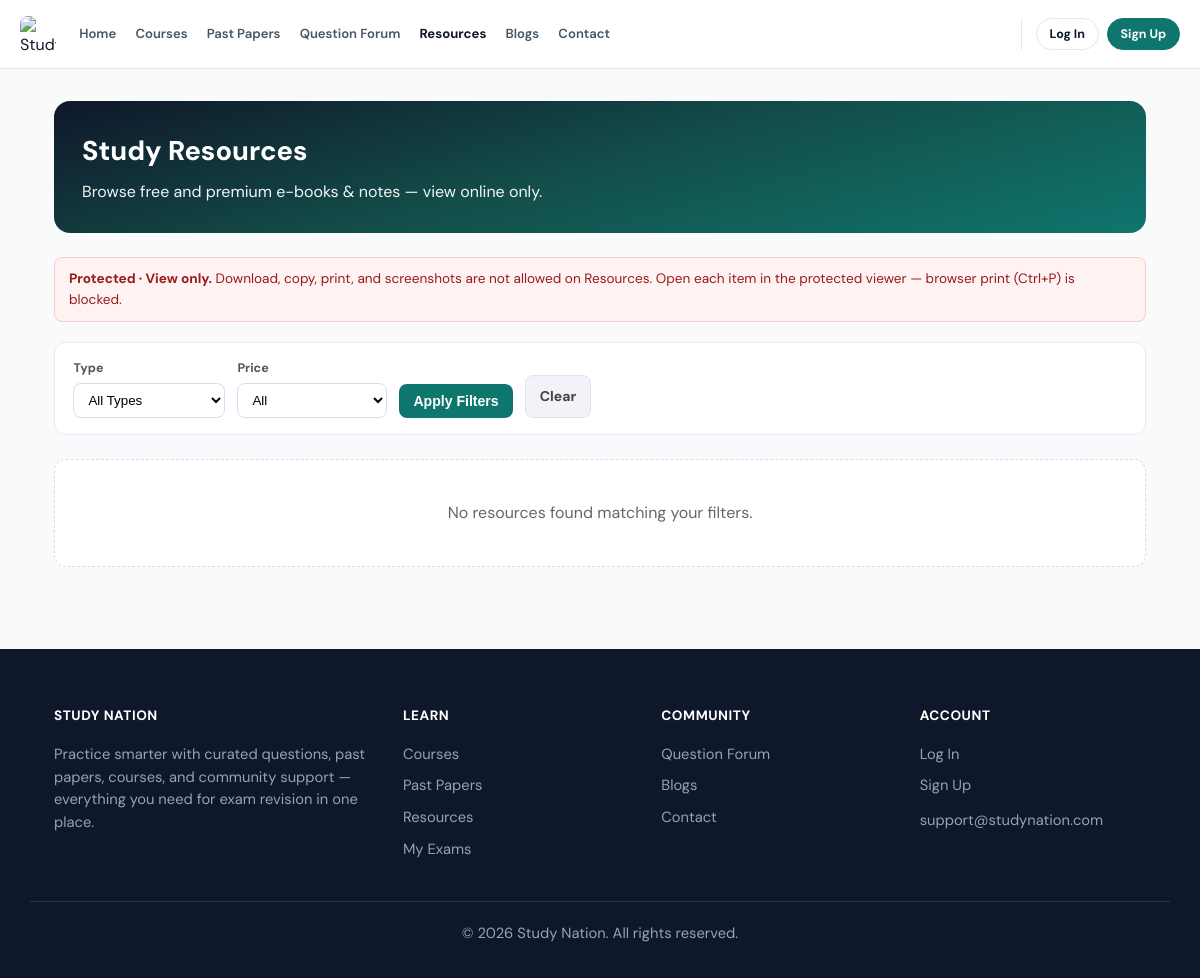
The app's page /resources/, older data.
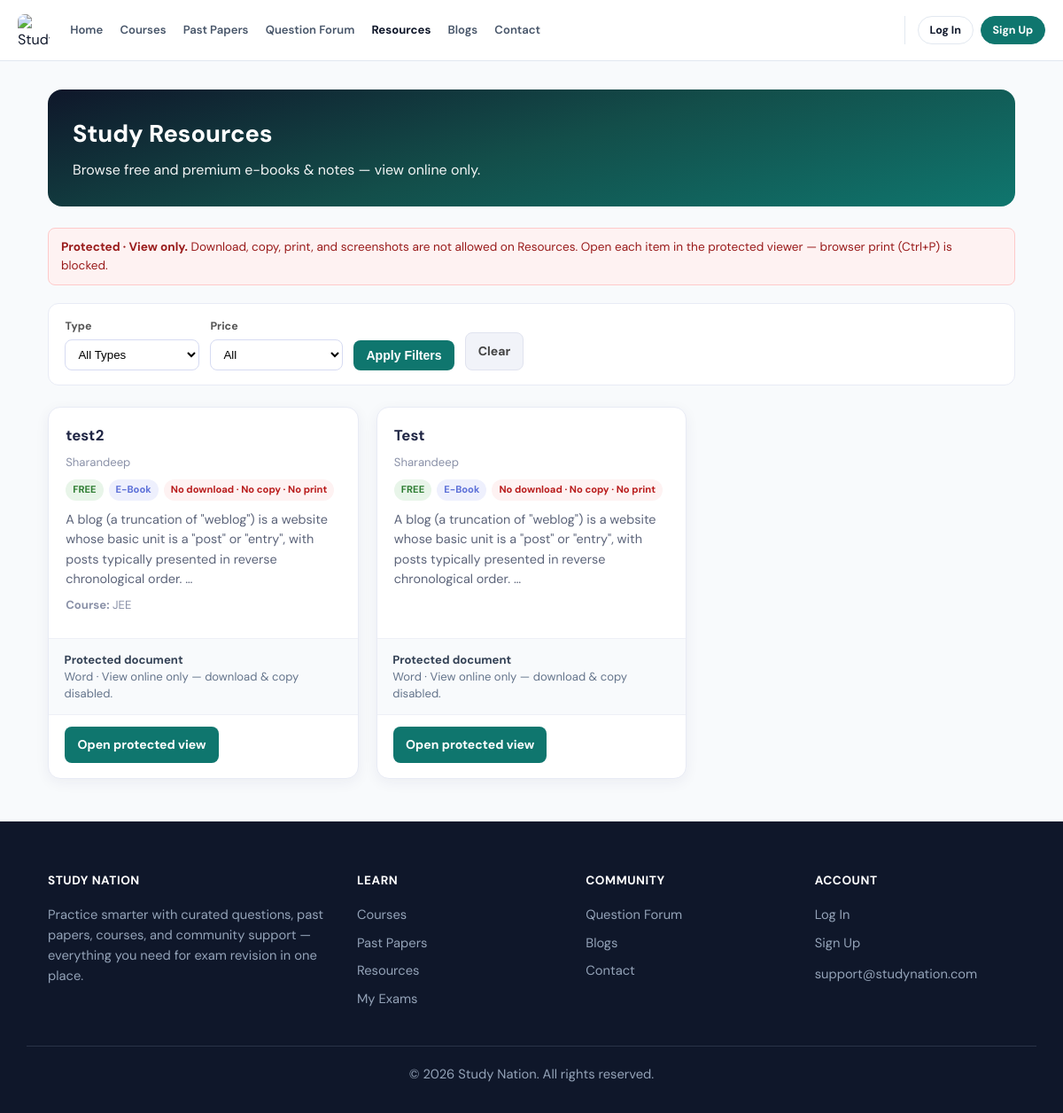
The same page, newer data.
### courses/models.py (models this page shows, shortened)
class Resource(models.Model):
    title = models.CharField(max_length=200)
    description = models.TextField(blank=True)
    file = models.FileField(
        upload_to="resources/",
        validators=[
            FileExtensionValidator(
                allowed_extensions=[
                    "pdf",
                    "doc",
                    "docx",
                    "txt",
                    "png",
                    "jpg",
                    "jpeg",
                    "gif",
                    "webp",
                ]
            )
        ],
        help_text="PDF, Word (.doc/.docx), text, or image. View-only for students (no download).",
    )
    author = models.CharField(max_length=100, blank=True)
    resource_type = models.CharField(
        max_length=20,
        choices=[
            ("ebook", "E-Book"),
            ("handwritten", "Handwritten Notes"),
            ("other", "Other"),
        ],
    )
    is_paid = models.BooleanField(default=False)
    price = models.DecimalField(max_digits=8, decimal_places=2, blank=True, null=True)
    course = models.ForeignKey(
        "Course", on_delete=models.SET_NULL, null=True, blank=True
    )
    created_at = models.DateTimeField(auto_now_add=True)

class Course(models.Model):
    title = models.CharField(max_length=200)
    description = models.TextField()
    category = models.ForeignKey(
        CourseCategory, on_delete=models.CASCADE, related_name="courses"
    )
    instructor = models.CharField(max_length=150, blank=True)
    duration = models.CharField(max_length=100, blank=True, help_text="e.g., 12 weeks")
    level = models.CharField(
        max_length=20,
        choices=[
            ("beginner", "Beginner"),
            ("intermediate", "Intermediate"),
            ("advanced", "Advanced"),
        ],
        default="beginner",
    )
    students_enrolled = models.IntegerField(default=0)
    rating = models.DecimalField(max_digits=3, decimal_places=1, default=0)
    thumbnail = models.ImageField(upload_to="course_thumbnails/", null=True, blank=True)
    what_youll_learn = models.TextField(
        blank=True,
        help_text="One point per line. Shown as bullet points under 'What You'll Learn'.",
    )
    prerequisites = models.TextField(
        blank=True,
        help_text="One point per line. Shown as bullet points under 'Prerequisites'.",
    )
    curriculum = models.TextField(
        blank=True,
        help_text=(
            "One module per line, format 'Module Title: Description'. "
            "Example: Module 1: Introduction and Fundamentals"
        ),
    )
    created_at = models.DateTimeField(auto_now_add=True)
    updated_at = models.DateTimeField(auto_now=True)
    class Meta:
        ordering = ["-created_at"]

### courses/views.py (the view)
# urls.py: path("resources/", ResourcesListView.as_view(), name="resources_list"),
class ResourcesListView(ListView):
    model = Resource
    template_name = "courses/resources_list.html"
    context_object_name = "resources"
    paginate_by = 12
    def get_queryset(self):
        queryset = Resource.objects.all().order_by("-created_at")
        resource_type = self.request.GET.get("type")
        if resource_type:
            queryset = queryset.filter(resource_type=resource_type)
        is_paid = self.request.GET.get("is_paid")
        if is_paid == "free":
            queryset = queryset.filter(is_paid=False)
        elif is_paid == "paid":
            queryset = queryset.filter(is_paid=True)
        return queryset
    def get_context_data(self, **kwargs):
        from .resource_protection import resource_preview_kind
        context = super().get_context_data(**kwargs)
        for r in context["resources"]:
            r.preview_kind = resource_preview_kind(r)
        return context

### courses/context_processors.py (called while the page is built, shortened)
def user_roles(request):
    try:
        user = getattr(request, "user", None)
        is_authenticated = bool(user and getattr(user, "is_authenticated", False))
        is_admin = False
        is_student = False
        return {
            "is_admin_user": is_admin,
            "is_student_user": is_student,
            "can_use_exam_builder": is_admin or is_student,
        }
    except Exception:
        return {
            "is_admin_user": False,
            "is_student_user": False,
            "can_use_exam_builder": False,
        }

### courses/resource_protection.py (called while the page is built, shortened)
def resource_file_ext(resource) -> str:
    name = ""
    if getattr(resource, "file", None) and resource.file:
        name = getattr(resource.file, "name", "") or ""
    return Path(name).suffix.lower()

def resource_preview_kind(resource) -> str:
    if not getattr(resource, "file", None) or not resource.file:
        return "none"
    ext = resource_file_ext(resource)
    if ext in PDF_EXTS:
        return "pdf"
    if ext in DOCX_EXTS:
        return "docx"

### courses/templates/courses/resources_list.html (shortened to what this page needs)
{% extends 'base.html' %}
{% block content %}
<div
  class="rl-wrap no-copy-zone no-screenshot-zone no-print-zone"
  data-protected-page="1"
  data-ns-mark="Study Nation · Protected · No Download · No Copy · No Screenshot · No Print"
>
  <div class="rl-hero">
    <h1>Study Resources</h1>
    <p>Browse free and premium e-books & notes — view online only.</p>
  </div>
  <p class="rl-note" style="background:#fef2f2; border-color:#fecaca; color:#991b1b;">
    <strong>Protected · View only.</strong>
    Download, copy, print, and screenshots are not allowed on Resources.
    Open each item in the protected viewer — browser print (Ctrl+P) is blocked.
  </p>
  <div class="rl-filters sn-protect-allow">
    <form method="get">
      <div>
        <label>Type</label>
        <select name="type">
          <option value="">All Types</option>
        </select>
      </div>
      <div>
        <label>Price</label>
        <select name="is_paid">
          <option value="">All</option>
        </select>
      </div>
      <button type="submit">Apply Filters</button>
      <a href="{% url 'courses:resources_list' %}">Clear</a>
    </form>
  </div>
  <div class="rl-grid no-copy-zone no-screenshot-zone no-print-zone">
    {% for resource in resources %}
      <div class="rl-card no-dl-zone no-copy-zone no-print-zone" oncontextmenu="return false;">
        <div class="rl-card-body">
          <h3>{{ resource.title }}</h3>
          <div class="meta">{{ resource.author|default:"Unknown Author" }}</div>
          <div class="rl-badges">
            {% if resource.is_paid %}
              <span class="rl-badge paid">₹ {{ resource.price }}</span>
            {% else %}
              <span class="rl-badge free">FREE</span>
            {% endif %}
            <span class="rl-badge">{{ resource.get_resource_type_display }}</span>
            <span class="rl-badge" style="background:#fef2f2;color:#b91c1c;">No download · No copy · No print</span>
          </div>
          {% if resource.description %}
            <p class="rl-desc">{{ resource.description|truncatewords:25 }}</p>
          {% endif %}
          {% if resource.course %}
            <p class="meta" style="margin-top:0.5rem;"><strong>Course:</strong> {{ resource.course.title }}</p>
          {% endif %}
        </div>
        {% if resource.file %}
          <div class="rl-viewer" style="padding:0.85rem 1.1rem; background:#f8fafc;">
            <div style="font-size:0.82rem; color:#64748b; line-height:1.45;">
              <strong style="color:#334155;">Protected document</strong><br />
              {% if resource.preview_kind == 'pdf' %}PDF ·
              {% elif resource.preview_kind == 'docx' or resource.preview_kind == 'doc' %}Word ·
              {% elif resource.preview_kind == 'image' %}Image ·
              {% elif resource.preview_kind == 'text' %}Text ·
              {% endif %}
              View online only — download &amp; copy disabled.
            </div>
          </div>
        {% endif %}
        <div class="rl-actions sn-protect-allow">
          <a class="sn-protect-allow" href="{% url 'courses:resource_detail' resource.id %}">Open protected view</a>
        </div>
      </div>
    {% empty %}
      <div class="rl-empty">No resources found matching your filters.</div>
    {% endfor %}
  </div>
</div>
{% endblock %}

Row changes from the older to the newer data that the page shows:
added Resource: title "test2", author "Sharandeep", is_paid "FREE", resource_type "E-Book", description "A blog (a truncation of \"weblog\") is a website whose basic unit is a \"post\" or \"entry\", with posts typically presented in reverse chronological order. …", course "JEE", shows "Protected document", shows "Word ·"
added Resource: title "Test", author "Sharandeep", is_paid "FREE", resource_type "E-Book", description "A blog (a truncation of \"weblog\") is a website whose basic unit is a \"post\" or \"entry\", with posts typically presented in reverse chronological order. …", shows "Protected document", shows "Word ·"
Text that changed along with them:
text no longer shown: "No resources found matching your filters."
